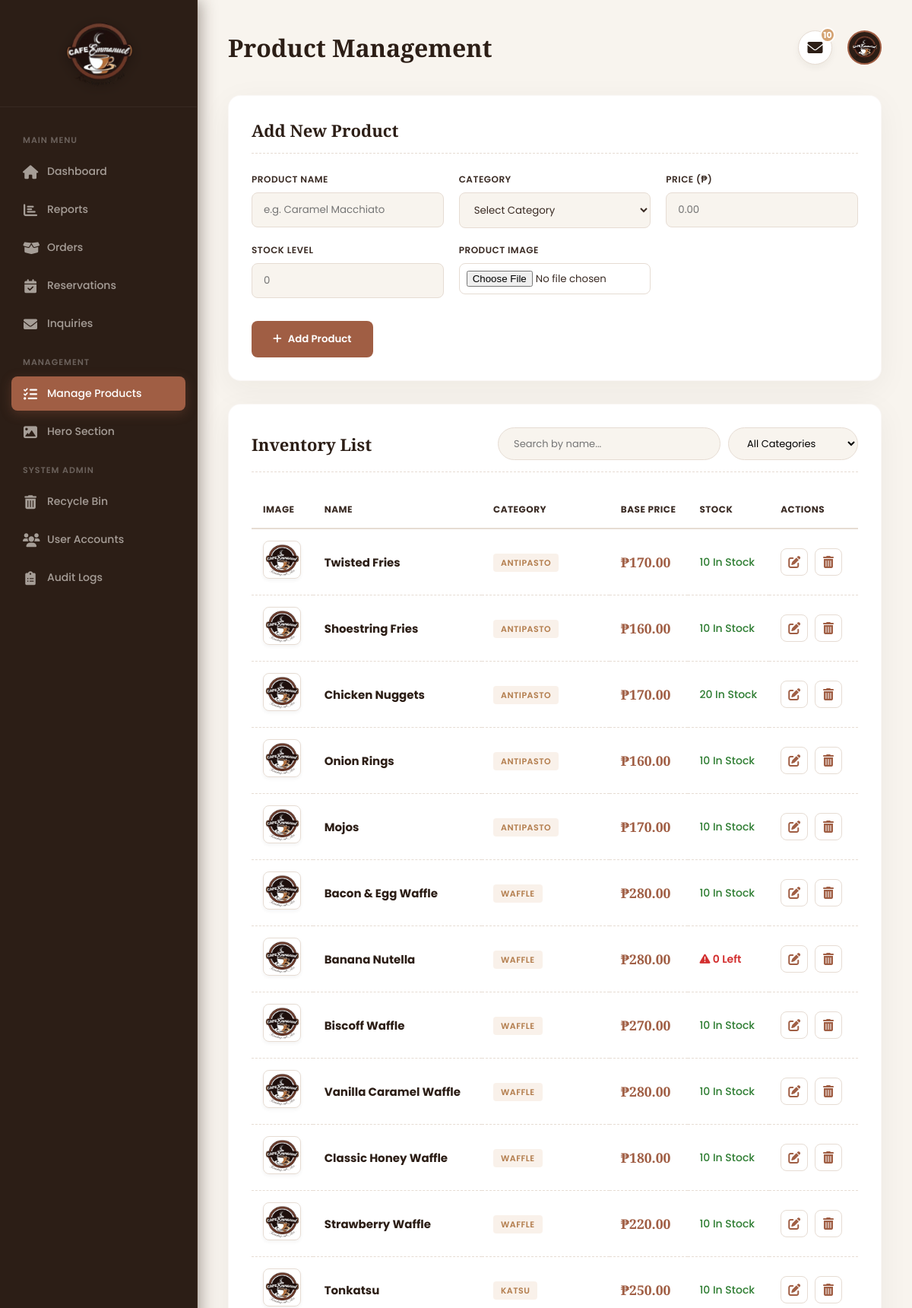
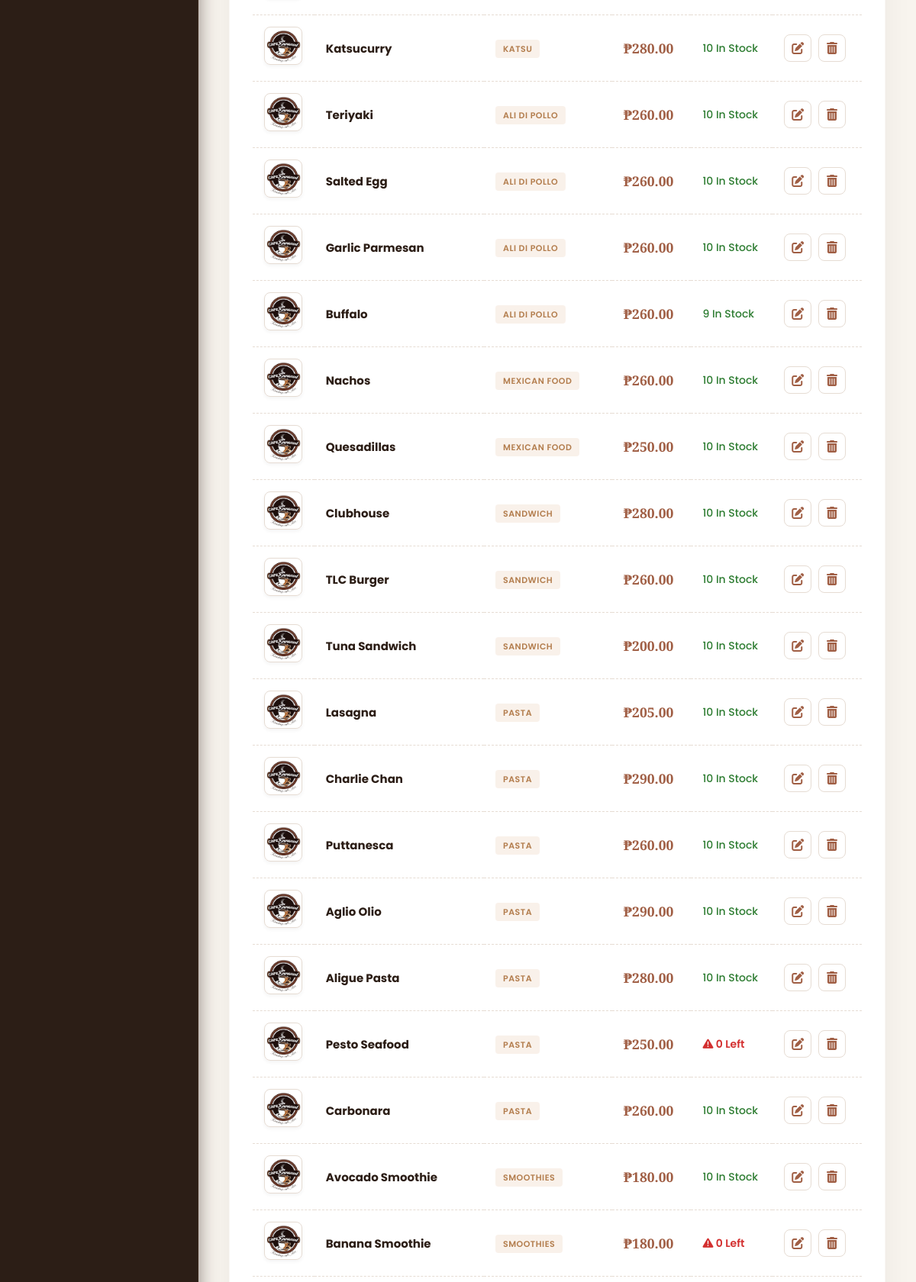
Page /practiceaddproduct.php (signed in, upper part) on the committed database (2 pictures, top to bottom).
### tables this page shows
CREATE TABLE `products` (
  `id` int(11) NOT NULL,
  `name` varchar(100) NOT NULL,
  `price` decimal(10,2) NOT NULL,
  `image` varchar(255) NOT NULL,
  `rating` int(11) NOT NULL,
  `stock` int(11) NOT NULL DEFAULT 0,
  `category` varchar(50) NOT NULL
);

### practiceaddproduct.php (the view, shortened to what this page needs)
<?php
include 'db_connect.php';
$inquiry_count_result = $conn->query("SELECT COUNT(*) as count FROM inquiries WHERE status = 'new'");
$unread_inquiries = $inquiry_count_result ? $inquiry_count_result->fetch_assoc()['count'] : 0;
$products_result = $conn->query("SELECT * FROM products ORDER BY id DESC");
?>
<!DOCTYPE html>
<html lang="en">
<head>
    <link rel="stylesheet" href="https://cdnjs.cloudflare.com/ajax/libs/font-awesome/6.4.0/css/all.min.css" />
</head>
<body>
    <?php include 'admin_sidebar.php'; ?>
    <main class="main-content">
        <header class="main-header">
            <h1>Product Management</h1>
            <div class="header-icons">
                <div class="icon-container" id="msgBtn">
                    <i class="fas fa-envelope"></i>
                    <?php if($unread_inquiries > 0): ?><span class="header-badge"><?php echo $unread_inquiries; ?></span><?php endif; ?>
                </div>
                <div class="icon-container" style="border:none; box-shadow:none; background:transparent;">
                    <img src="Logo_Brand.png" alt="Admin" style="background:var(--secondary); width: 45px; height: 45px; border-radius: 50%; object-fit: cover; border: 2px solid var(--primary); padding: 2px;">
                </div>
            </div>
        </header>
        <div class="card">
            <div class="card-header"><h2 id="form-title">Add New Product</h2></div>
            <form id="productForm" method="POST" enctype="multipart/form-data">
                <div class="form-grid">
                    <div class="form-group">
                        <label>Product Name</label>
                        <input type="text" name="name" id="prod-name" placeholder="e.g. Caramel Macchiato" required>
                    </div>
                    <div class="form-group">
                        <label>Category</label>
                        <select name="category" id="prod-cat" required onchange="toggleAttributes()">
                            <option value="">Select Category</option>
                        </select>
                    </div>
                    <div class="form-group">
                        <label>Price (₱)</label>
                        <input type="number" step="0.01" name="price" id="prod-price" placeholder="0.00" required>
                    </div>
                    <div class="form-group">
                        <label>Stock Level</label>
                        <input type="number" name="stock" id="prod-stock" placeholder="0" required>
                    </div>
                    <div class="form-group">
                        <label>Product Image</label>
                        <input type="file" name="image" id="prod-img" style="background:#fff; padding:9px;">
                    </div>
                </div>
                <div style="margin-top:30px; display:flex; gap:15px;">
                    <button type="submit" class="btn-main" id="submit-btn"><i class="fas fa-plus"></i> Add Product</button>
                </div>
            </form>
        </div>
        <div class="card">
            <div class="card-header">
                <h2>Inventory List</h2>
                <div style="display:flex; gap:10px;">
                    <input type="text" id="searchInput" class="search-input" placeholder="Search by name..." onkeyup="applyFilters()">
                    <select class="filter-select" id="categoryFilter" onchange="applyFilters()">
                        <option value="all">All Categories</option>
                    </select>
                </div>
            </div>
            <div style="overflow-x: auto;">
                <table id="inventoryTable">
                    <thead>
                        <tr>
                            <th>Image</th>
                            <th>Name</th>
                            <th>Category</th>
                            <th>Base Price</th>
                            <th>Stock</th>
                            <th>Actions</th>
                        </tr>
                    </thead>
                    <tbody>
                        <?php if($products_result->num_rows > 0): ?>
                            <?php while($p = $products_result->fetch_assoc()): ?>
                            <tr data-category="<?php echo strtolower($p['category']); ?>" data-name="<?php echo strtolower($p['name']); ?>">
                                <td><img src="<?php echo htmlspecialchars($p['image']); ?>" class="product-img" onerror="this.src='logo.png'"></td>
                                <td><strong style="color:var(--secondary); font-size:15px;"><?php echo htmlspecialchars($p['name']); ?></strong></td>
                                <td><span style="background:rgba(212, 163, 115, 0.15); color:#B37D4D; padding:4px 10px; border-radius:4px; font-size:11px; font-weight:600; text-transform:uppercase; letter-spacing:0.5px;"><?php echo htmlspecialchars($p['category']); ?></span></td>
                                <td><span style="font-weight:700; color:var(--primary); font-family:var(--font-heading); font-size:1.1rem;">₱<?php echo number_format($p['price'], 2); ?></span></td>
                                <td>
                                    <?php if($p['stock'] <= 5): ?>
                                        <span style="color:#d32f2f; font-weight:600;"><i class="fas fa-exclamation-triangle"></i> <?php echo $p['stock']; ?> Left</span>
                                    <?php else: ?>
                                        <span style="color:#2e7d32; font-weight:500;"><?php echo $p['stock']; ?> In Stock</span>
                                    <?php endif; ?>
                                </td>
                                <td>
                                    <button class="action-btn" onclick='editProduct(<?php echo json_encode($p); ?>)' title="Edit Product"><i class="fas fa-edit"></i></button>
                                    <a href="delete_product.php?id=<?php echo $p['id']; ?>" class="action-btn" onclick="return confirm('Are you sure you want to move this product to the Recycle Bin?')" title="Move to Trash"><i class="fas fa-trash-alt"></i></a>
                                </td>
                            </tr>
                            <?php endwhile; ?>
                        <?php else: ?>
                            <tr><td colspan="6" style="text-align:center; padding:40px; color:#3a2b24;">No products found in inventory.</td></tr>
                        <?php endif; ?>
                    </tbody>
                </table>
            </div>
        </div>
    </main>
</body>
</html>

### practiceaddproduct.php (style rules this page uses)
:root { --primary: #A05E44; --primary-hover: #804832; --secondary: #2C1E16; --accent: #D4A373; --bg-main: #F8F4EE; --bg-card: #FFFFFF; --text-dark: #3A2B24; --text-muted: #756358; --border-color: #E6DCD3; --font-heading: 'Playfair Display', serif; --font-body: 'Poppins', sans-serif; --shadow-soft: 0 10px 40px rgba(44, 30, 22, 0.05); --shadow-hover: 0 15px 35px rgba(160, 94, 68, 0.1); }
* { box-sizing: border-box; margin: 0; padding: 0; }
body { font-family: var(--font-body); background-color: var(--bg-main); color: var(--text-dark); display: flex; height: 100vh; overflow: hidden; }
.main-content { flex-grow: 1; margin-left: 260px; width: calc(100% - 260px); height: 100vh; overflow-y: auto; padding: 40px; }
.main-header { display: flex; justify-content: space-between; align-items: center; margin-bottom: 40px; position: relative; z-index: 1000; }
.main-header h1 { font-family: var(--font-heading); font-size: 32px; font-weight: 700; color: var(--secondary); }
.header-icons { display: flex; align-items: center; gap: 20px; }
.icon-container { position: relative; cursor: pointer; color: #3a2b24; width: 45px; height: 45px; background: var(--bg-card); border-radius: 50%; display: flex; align-items: center; justify-content: center; border: 1px solid var(--border-color); transition: all 0.3s cubic-bezier(0.4, 0, 0.2, 1); box-shadow: 0 4px 10px rgba(44, 30, 22, 0.05); }
.icon-container i { font-size: 1.25rem; color: var(--secondary); transition: all 0.3s ease; }
.header-badge { position: absolute; top: -5px; right: -5px; background-color: var(--accent); color: white; border-radius: 50%; width: 20px; height: 20px; font-size: 11px; display: flex; align-items: center; justify-content: center; font-weight: bold; border: 2px solid var(--bg-card); }
.card { background: var(--bg-card); padding: 30px; border-radius: 16px; box-shadow: var(--shadow-soft); border: 1px solid rgba(160, 94, 68, 0.05); margin-bottom: 30px; position: relative; z-index: 1; }
.card-header { margin-bottom: 25px; border-bottom: 1px dashed var(--border-color); padding-bottom: 15px; display: flex; justify-content: space-between; align-items: center; flex-wrap: wrap; gap: 10px; }
.card-header h2 { font-family: var(--font-heading); font-size: 22px; color: var(--secondary); }
.form-grid { display: grid; grid-template-columns: repeat(auto-fit, minmax(200px, 1fr)); gap: 20px; }
.form-group { display: flex; flex-direction: column; }
.form-group label { font-size: 12px; font-weight: 600; color: #3a2b24; margin-bottom: 8px; text-transform: uppercase; letter-spacing: 0.5px; }
.form-group input, .form-group select { padding: 12px 15px; border: 1px solid var(--border-color); border-radius: 8px; outline: none; font-family: var(--font-body); background: var(--bg-main); color: var(--text-dark); transition: all 0.3s; }
.btn-main { background: var(--primary); color: white; border: none; padding: 14px 28px; border-radius: 8px; font-weight: 600; font-family: var(--font-body); cursor: pointer; transition: 0.3s; display: inline-flex; align-items: center; justify-content: center; gap: 8px; }
.search-input, .filter-select { padding: 10px 20px; border-radius: 50px; border: 1px solid var(--border-color); background: var(--bg-main); font-size: 13px; font-family: var(--font-body); outline: none; transition: 0.3s; }
table { width: 100%; border-collapse: collapse; }
th { text-align: left; padding: 15px; font-size: 12px; text-transform: uppercase; color: #3a2b24; border-bottom: 2px solid var(--border-color); letter-spacing: 0.5px; }
td { padding: 15px; border-bottom: 1px dashed var(--border-color); font-size: 14px; vertical-align: middle; }
.product-img { width: 50px; height: 50px; object-fit: cover; border-radius: 8px; border: 1px solid var(--border-color); box-shadow: 0 2px 5px rgba(0,0,0,0.05); }
.action-btn { width: 36px; height: 36px; border-radius: 8px; display: inline-flex; align-items: center; justify-content: center; border: 1px solid var(--border-color); background: var(--bg-card); cursor: pointer; transition: all 0.3s; text-decoration: none; outline: none; padding: 0; margin-right: 5px; }
.action-btn i { color: var(--primary); font-size: 1rem; transition: all 0.3s ease; }

### admin_sidebar.php (style rules this page uses)
:root { --primary: #A05E44; --secondary: #2C1E16; --accent: #D4A373; --sidebar-bg: #2C1E16; --text-light: #F8F4EE; --text-muted: rgba(248, 244, 238, 0.6); --nav-hover-bg: rgba(160, 94, 68, 0.15); --transition: all 0.3s ease; }

### rows in the picture
products: name "Twisted Fries", category "ANTIPASTO", price "170.00", stock "10"
products: name "Shoestring Fries", category "ANTIPASTO", price "160.00", stock "10"
products: name "Chicken Nuggets", category "ANTIPASTO", price "170.00", stock "20"
products: name "Onion Rings", category "ANTIPASTO", price "160.00", stock "10"
products: name "Mojos", category "ANTIPASTO", price "170.00", stock "10"
products: name "Bacon & Egg Waffle", category "WAFFLE", price "280.00", stock "10"
products: name "Banana Nutella", category "WAFFLE", price "280.00", stock "0"
products: name "Biscoff Waffle", category "WAFFLE", price "270.00", stock "10"
products: name "Vanilla Caramel Waffle", category "WAFFLE", price "280.00", stock "10"
products: name "Classic Honey Waffle", category "WAFFLE", price "180.00", stock "10"
products: name "Strawberry Waffle", category "WAFFLE", price "220.00", stock "10"
products: name "Tonkatsu", category "KATSU", price "250.00", stock "10"
products: name "Katsucurry", category "KATSU", price "280.00", stock "10"
products: name "Teriyaki", category "ALI DI POLLO", price "260.00", stock "10"
products: name "Salted Egg", category "ALI DI POLLO", price "260.00", stock "10"
products: name "Garlic Parmesan", category "ALI DI POLLO", price "260.00", stock "10"
products: name "Buffalo", category "ALI DI POLLO", price "260.00", stock "9"
products: name "Nachos", category "MEXICAN FOOD", price "260.00", stock "10"
products: name "Quesadillas", category "MEXICAN FOOD", price "250.00", stock "10"
products: name "Clubhouse", category "SANDWICH", price "280.00", stock "10"
products: name "TLC Burger", category "SANDWICH", price "260.00", stock "10"
products: name "Tuna Sandwich", category "SANDWICH", price "200.00", stock "10"
products: name "Lasagna", category "PASTA", price "205.00", stock "10"
products: name "Charlie Chan", category "PASTA", price "290.00", stock "10"
products: name "Puttanesca", category "PASTA", price "260.00", stock "10"
products: name "Aglio Olio", category "PASTA", price "290.00", stock "10"
products: name "Aligue Pasta", category "PASTA", price "280.00", stock "10"
products: name "Pesto Seafood", category "PASTA", price "250.00", stock "0"
products: name "Carbonara", category "PASTA", price "260.00", stock "10"
products: name "Avocado Smoothie", category "SMOOTHIES", price "180.00", stock "10"
products: name "Banana Smoothie", category "SMOOTHIES", price "180.00", stock "0"

### other values in the picture
$unread_inquiries "10"
